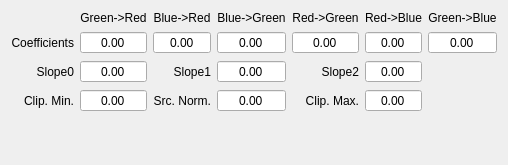
<?xml version="1.0" encoding="UTF-8"?>
<ui version="4.0">
 <class>DGM</class>
 <widget class="QWidget" name="DGM">
  <property name="geometry">
   <rect>
    <x>0</x>
    <y>0</y>
    <width>455</width>
    <height>165</height>
   </rect>
  </property>
  <property name="windowTitle">
   <string>DGM</string>
  </property>
  <layout class="QGridLayout" name="gridLayout">
   <item row="0" column="5">
    <widget class="QLabel" name="label_5">
     <property name="text">
      <string>Red-&gt;Blue</string>
     </property>
     <property name="alignment">
      <set>Qt::AlignCenter</set>
     </property>
    </widget>
   </item>
   <item row="0" column="1">
    <widget class="QLabel" name="label">
     <property name="text">
      <string>Green-&gt;Red</string>
     </property>
     <property name="alignment">
      <set>Qt::AlignCenter</set>
     </property>
    </widget>
   </item>
   <item row="1" column="5">
    <widget class="QDoubleSpinBox" name="coeff4_sb">
     <property name="alignment">
      <set>Qt::AlignCenter</set>
     </property>
     <property name="buttonSymbols">
      <enum>QAbstractSpinBox::NoButtons</enum>
     </property>
    </widget>
   </item>
   <item row="1" column="0">
    <widget class="QLabel" name="label_9">
     <property name="text">
      <string>Coefficients</string>
     </property>
     <property name="alignment">
      <set>Qt::AlignRight|Qt::AlignTrailing|Qt::AlignVCenter</set>
     </property>
    </widget>
   </item>
   <item row="1" column="4">
    <widget class="QDoubleSpinBox" name="coeff3_sb">
     <property name="alignment">
      <set>Qt::AlignCenter</set>
     </property>
     <property name="buttonSymbols">
      <enum>QAbstractSpinBox::NoButtons</enum>
     </property>
    </widget>
   </item>
   <item row="0" column="2">
    <widget class="QLabel" name="label_2">
     <property name="text">
      <string>Blue-&gt;Red</string>
     </property>
     <property name="alignment">
      <set>Qt::AlignCenter</set>
     </property>
    </widget>
   </item>
   <item row="0" column="3">
    <widget class="QLabel" name="label_3">
     <property name="text">
      <string>Blue-&gt;Green</string>
     </property>
     <property name="alignment">
      <set>Qt::AlignCenter</set>
     </property>
    </widget>
   </item>
   <item row="2" column="4">
    <widget class="QLabel" name="label_12">
     <property name="text">
      <string>Slope2</string>
     </property>
     <property name="alignment">
      <set>Qt::AlignRight|Qt::AlignTrailing|Qt::AlignVCenter</set>
     </property>
    </widget>
   </item>
   <item row="2" column="0">
    <widget class="QLabel" name="label_7">
     <property name="text">
      <string>Slope0</string>
     </property>
     <property name="alignment">
      <set>Qt::AlignRight|Qt::AlignTrailing|Qt::AlignVCenter</set>
     </property>
    </widget>
   </item>
   <item row="2" column="5">
    <widget class="QDoubleSpinBox" name="slope2_sb">
     <property name="alignment">
      <set>Qt::AlignCenter</set>
     </property>
     <property name="buttonSymbols">
      <enum>QAbstractSpinBox::NoButtons</enum>
     </property>
    </widget>
   </item>
   <item row="0" column="0">
    <widget class="QLabel" name="label_10">
     <property name="text">
      <string/>
     </property>
    </widget>
   </item>
   <item row="1" column="1">
    <widget class="QDoubleSpinBox" name="coeff0_sb">
     <property name="alignment">
      <set>Qt::AlignCenter</set>
     </property>
     <property name="buttonSymbols">
      <enum>QAbstractSpinBox::NoButtons</enum>
     </property>
    </widget>
   </item>
   <item row="1" column="2">
    <widget class="QDoubleSpinBox" name="coeff1_sb">
     <property name="alignment">
      <set>Qt::AlignCenter</set>
     </property>
     <property name="buttonSymbols">
      <enum>QAbstractSpinBox::NoButtons</enum>
     </property>
    </widget>
   </item>
   <item row="1" column="3">
    <widget class="QDoubleSpinBox" name="coeff2_sb">
     <property name="alignment">
      <set>Qt::AlignCenter</set>
     </property>
     <property name="buttonSymbols">
      <enum>QAbstractSpinBox::NoButtons</enum>
     </property>
    </widget>
   </item>
   <item row="2" column="1">
    <widget class="QDoubleSpinBox" name="slope0_sb">
     <property name="alignment">
      <set>Qt::AlignCenter</set>
     </property>
     <property name="buttonSymbols">
      <enum>QAbstractSpinBox::NoButtons</enum>
     </property>
    </widget>
   </item>
   <item row="0" column="6">
    <widget class="QLabel" name="label_6">
     <property name="text">
      <string>Green-&gt;Blue</string>
     </property>
     <property name="alignment">
      <set>Qt::AlignCenter</set>
     </property>
    </widget>
   </item>
   <item row="1" column="6">
    <widget class="QDoubleSpinBox" name="coeff5_sb">
     <property name="alignment">
      <set>Qt::AlignCenter</set>
     </property>
     <property name="buttonSymbols">
      <enum>QAbstractSpinBox::NoButtons</enum>
     </property>
    </widget>
   </item>
   <item row="2" column="3">
    <widget class="QDoubleSpinBox" name="slope1_sb">
     <property name="alignment">
      <set>Qt::AlignCenter</set>
     </property>
     <property name="buttonSymbols">
      <enum>QAbstractSpinBox::NoButtons</enum>
     </property>
    </widget>
   </item>
   <item row="2" column="2">
    <widget class="QLabel" name="label_11">
     <property name="text">
      <string>Slope1</string>
     </property>
     <property name="alignment">
      <set>Qt::AlignRight|Qt::AlignTrailing|Qt::AlignVCenter</set>
     </property>
    </widget>
   </item>
   <item row="3" column="0">
    <widget class="QLabel" name="label_8">
     <property name="text">
      <string>Clip. Min.</string>
     </property>
     <property name="alignment">
      <set>Qt::AlignRight|Qt::AlignTrailing|Qt::AlignVCenter</set>
     </property>
    </widget>
   </item>
   <item row="3" column="2">
    <widget class="QLabel" name="label_13">
     <property name="text">
      <string>Src. Norm.</string>
     </property>
     <property name="alignment">
      <set>Qt::AlignRight|Qt::AlignTrailing|Qt::AlignVCenter</set>
     </property>
    </widget>
   </item>
   <item row="3" column="1">
    <widget class="QDoubleSpinBox" name="clipMin_sb">
     <property name="alignment">
      <set>Qt::AlignCenter</set>
     </property>
     <property name="buttonSymbols">
      <enum>QAbstractSpinBox::NoButtons</enum>
     </property>
    </widget>
   </item>
   <item row="3" column="4">
    <widget class="QLabel" name="label_14">
     <property name="text">
      <string>Clip. Max.</string>
     </property>
     <property name="alignment">
      <set>Qt::AlignRight|Qt::AlignTrailing|Qt::AlignVCenter</set>
     </property>
    </widget>
   </item>
   <item row="4" column="1">
    <spacer name="verticalSpacer">
     <property name="orientation">
      <enum>Qt::Vertical</enum>
     </property>
     <property name="sizeHint" stdset="0">
      <size>
       <width>20</width>
       <height>40</height>
      </size>
     </property>
    </spacer>
   </item>
   <item row="3" column="5">
    <widget class="QDoubleSpinBox" name="clipMax_sb">
     <property name="alignment">
      <set>Qt::AlignCenter</set>
     </property>
     <property name="buttonSymbols">
      <enum>QAbstractSpinBox::NoButtons</enum>
     </property>
    </widget>
   </item>
   <item row="3" column="3">
    <widget class="QDoubleSpinBox" name="srcNorm_sb">
     <property name="alignment">
      <set>Qt::AlignCenter</set>
     </property>
     <property name="buttonSymbols">
      <enum>QAbstractSpinBox::NoButtons</enum>
     </property>
    </widget>
   </item>
   <item row="0" column="4">
    <widget class="QLabel" name="label_4">
     <property name="text">
      <string>Red-&gt;Green</string>
     </property>
     <property name="alignment">
      <set>Qt::AlignCenter</set>
     </property>
    </widget>
   </item>
  </layout>
 </widget>
 <tabstops>
  <tabstop>coeff0_sb</tabstop>
  <tabstop>coeff1_sb</tabstop>
  <tabstop>coeff2_sb</tabstop>
  <tabstop>coeff3_sb</tabstop>
  <tabstop>coeff4_sb</tabstop>
  <tabstop>coeff5_sb</tabstop>
  <tabstop>slope0_sb</tabstop>
  <tabstop>slope1_sb</tabstop>
  <tabstop>slope2_sb</tabstop>
  <tabstop>clipMin_sb</tabstop>
  <tabstop>srcNorm_sb</tabstop>
  <tabstop>clipMax_sb</tabstop>
 </tabstops>
 <resources/>
 <connections/>
</ui>
